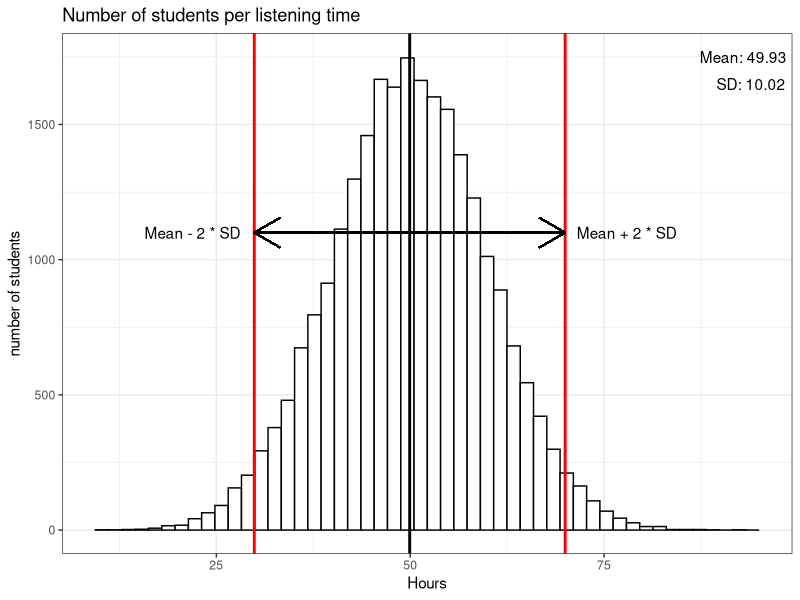
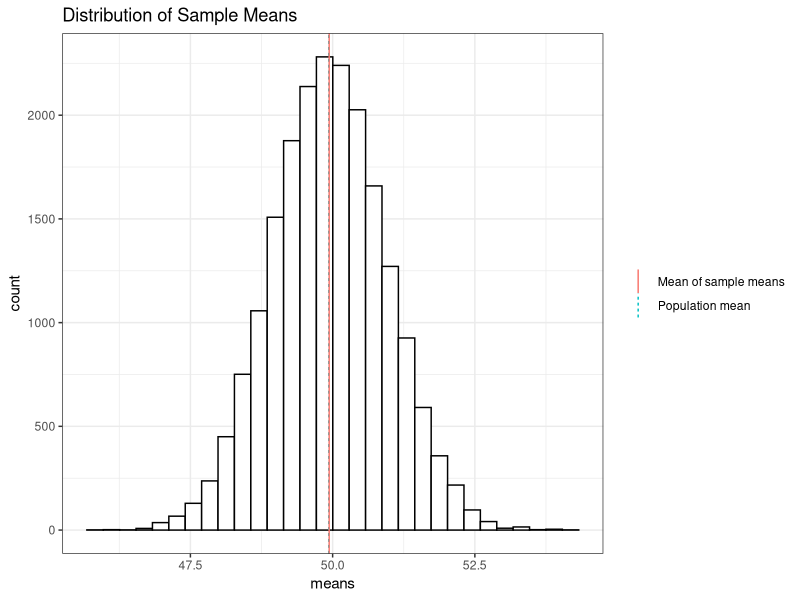
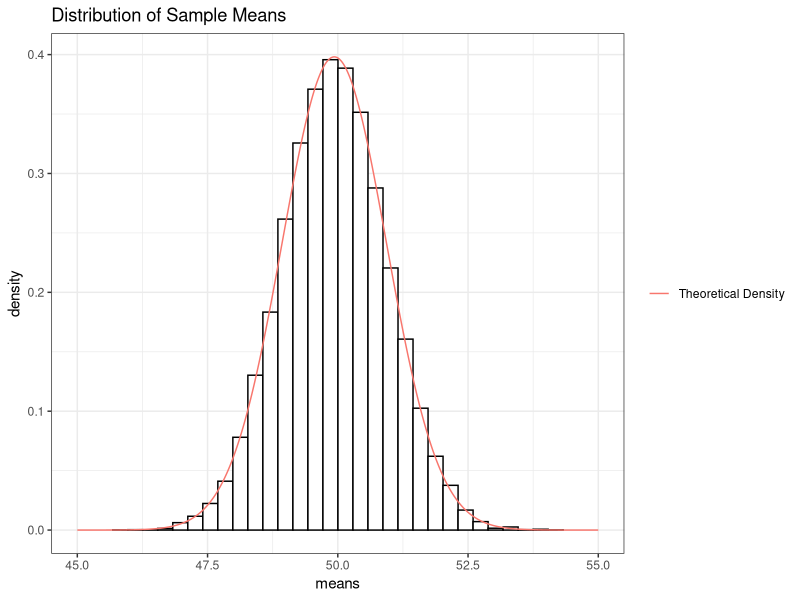
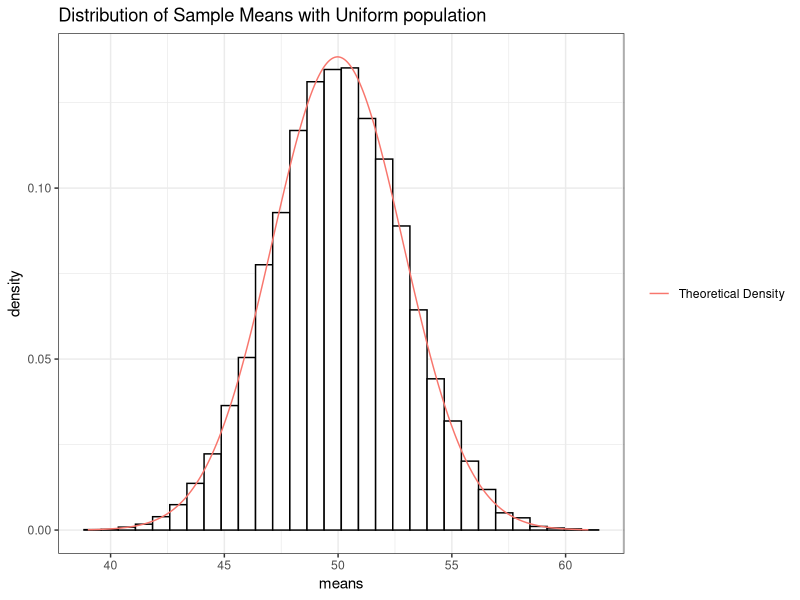
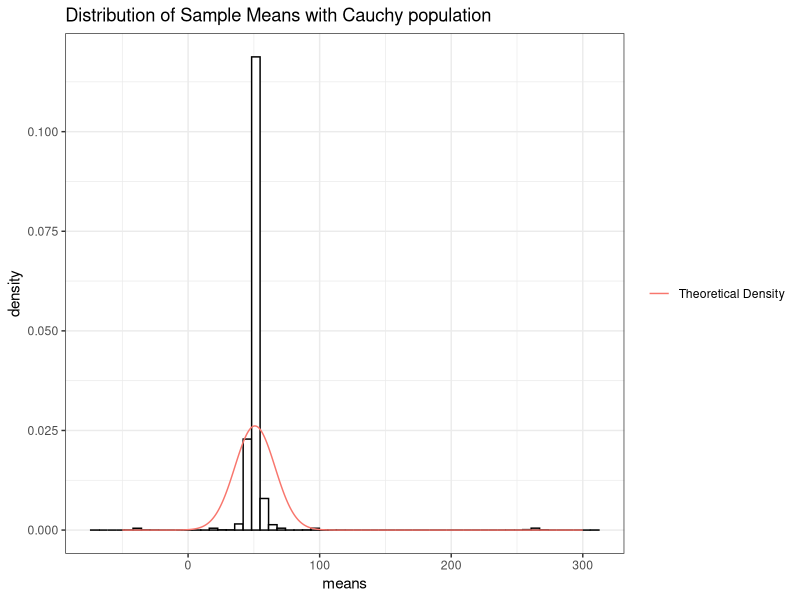
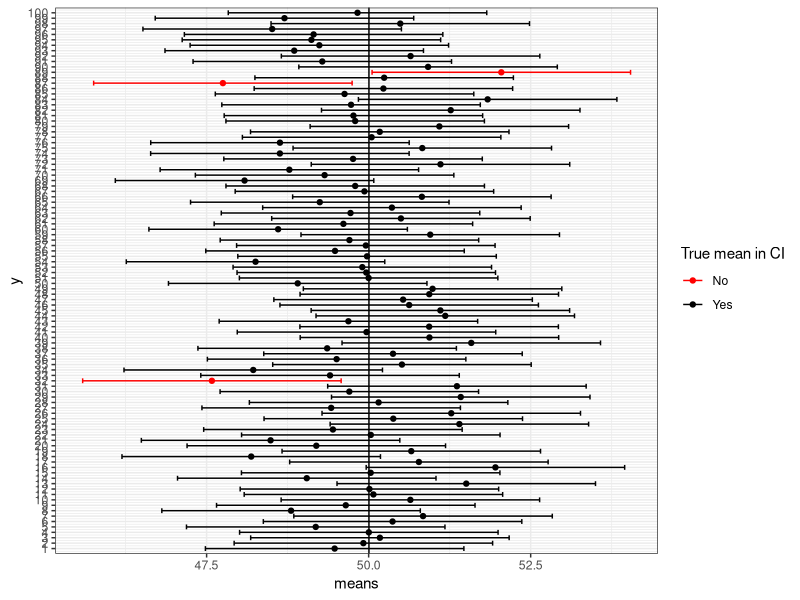
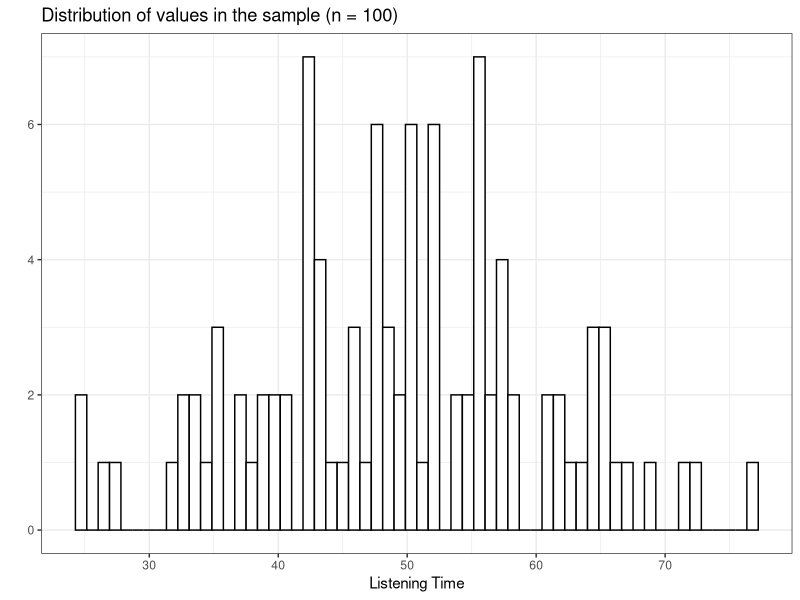
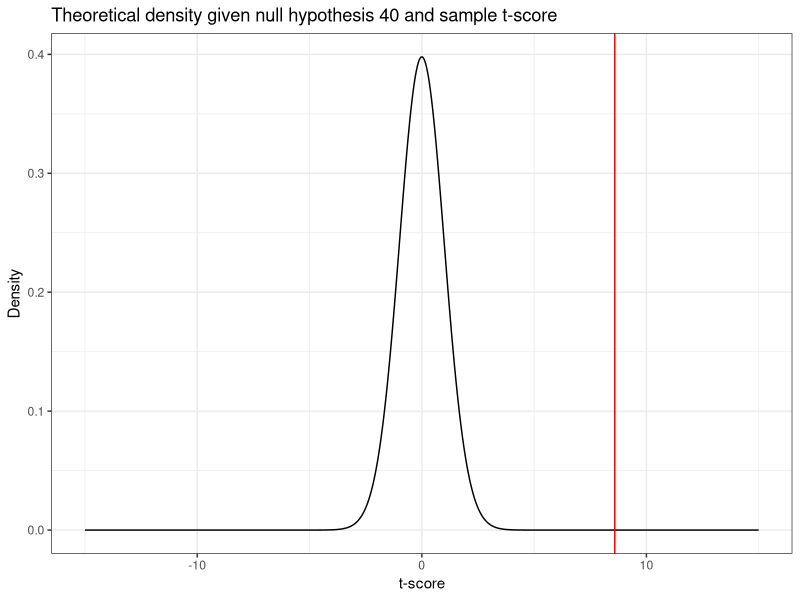

Recreate these plots in R, in order.
## ---- chunk 1
knitr::opts_chunk$set(echo = TRUE)
## ---- chunk 2
library(tidyverse)
set.seed(321)
hours <- rnorm(25000, 50, 10)

ggplot(data.frame(hours)) +
  geom_histogram(aes(hours), bins = 50, fill = 'white', color = 'black') +
  ggtitle("Number of students per listening time") +
  labs(y = 'number of students', x = 'Hours') +
  theme_bw() +
  geom_vline(xintercept = mean(hours), size = 1) +
  geom_vline(xintercept = mean(hours)+2*sd(hours), colour = "red", size = 1) +
  geom_vline(xintercept = mean(hours)-2*sd(hours), colour = "red", size = 1) +
  annotate("text", x = mean(hours) + 43, y = 1750, 
           label = paste("Mean:", round(mean(hours), 2))) +
  annotate("text", x = mean(hours) + 44, y = 1650,
           label = paste("SD:", round(sd(hours), 2))) +
  geom_segment(aes(x = mean(hours), y = 1100, yend = 1100, xend = (mean(hours) - 2*sd(hours))), lineend = "butt", linejoin = "round",
     size = 0.5, arrow = arrow(length = unit(0.3, "inches"))) +
  geom_segment(aes(x = mean(hours), y = 1100, yend = 1100, xend = (mean(hours) + 2*sd(hours))), lineend = "butt", linejoin = "round",
     size = 0.5, arrow = arrow(length = unit(0.3, "inches"))) +
  annotate("text", x = mean(hours) + 28, y = 1100, label = "Mean + 2 * SD" )+
  annotate("text", x = mean(hours) -28, y = 1100, label = "Mean - 2 * SD" )
## ---- chunk 3
student_sample <- sample(1:25000, size = 100, replace = FALSE)
(m1 <- mean(hours[student_sample]))
## ---- chunk 4
set.seed(12345)
samples <- 20000
means <- matrix(NA, nrow = samples)
for (i in 1:samples){
  student_sample <- sample(1:25000, size = 100, replace = FALSE)
  means[i,] <- mean(hours[student_sample])
}

meansdf <- data.frame('true' = mean(hours), 'sample' = mean(means))
meansdf <- gather(meansdf)
ggplot(data.frame(means)) +
  geom_histogram(aes(x = means), bins = 30, fill='white', color='black') +
  theme_bw() +
  geom_vline(data = meansdf, aes(xintercept = value, color = key, linetype = key)) +
  scale_color_discrete(labels = c("Mean of sample means", "Population mean")) +
  scale_linetype_discrete(labels = c("Mean of sample means", "Population mean")) +
  theme(legend.title = element_blank()) +
  ggtitle('Distribution of Sample Means')
## ---- chunk 5
head(means, 5)
min(means)
max(means)
## ---- chunk 6
ggplot(data.frame(means)) +
  geom_histogram(aes(x = means, y = ..density..), bins = 30, fill='white', color='black') +
  stat_function(xlim = c(45, 55), fun = dnorm, n = length(means), 
                args = list(mean = mean(hours), sd = sd(hours)/ sqrt(100)), 
                aes(color = 'Theoretical Density')) +
  theme_bw() +
  theme(legend.title = element_blank()) +
  ggtitle('Distribution of Sample Means') 
## ---- chunk 7
set.seed(321)
hours <- runif(25000, 0, 100)
samples <- 20000
means <- matrix(NA, nrow = samples)
for (i in 1:samples){
  student_sample <- sample(1:25000, size = 100, replace = FALSE)
  means[i,] <- mean(hours[student_sample])
}

ggplot(data.frame(means)) +
  geom_histogram(aes(x = means, y = ..density..), bins = 30, fill='white', color='black') +
  stat_function(xlim = c(39, 61), fun = dnorm, n = length(means), 
                args = list(mean = mean(hours), sd = sd(hours)/ sqrt(100)), 
                aes(color = 'Theoretical Density')) +
  theme_bw() +
  theme(legend.title = element_blank()) +
  ggtitle('Distribution of Sample Means with Uniform population') 
## ---- chunk 8
set.seed(321)
hours <- rcauchy(25000, 50, 1)
samples <- 20000
means <- matrix(NA, nrow = samples)
for (i in 1:samples){
  student_sample <- sample(1:25000, size = 100, replace = FALSE)
  means[i,] <- mean(hours[student_sample])
}

ggplot(data.frame(means)) +
  geom_histogram(aes(x = means, y = ..density..), bins = 60, fill='white', color='black') +
  stat_function(xlim = c(-50, 300), fun = dnorm, n = length(means), 
                args = list(mean = mean(hours), sd = sd(hours)/ sqrt(100)), 
                aes(color = 'Theoretical Density')) +
  theme_bw() +
  theme(legend.title = element_blank()) +
  ggtitle('Distribution of Sample Means with Cauchy population') 
## ---- chunk 9
set.seed(12345)
samples <- 100
hours <- rnorm(25000, 50, 10)
means <- matrix(NA, nrow = samples)
for (i in 1:samples){
  student_sample <- sample(1:25000, size = 100, replace = FALSE)
  means[i,] <- mean(hours[student_sample])
}

means_sd <- data.frame(means, lower =  means - 2 * (sd(hours)/sqrt(100)), upper = means + 2 * (sd(hours)/sqrt(100)), y = 1:100)
means_sd$diff <- factor(ifelse(means_sd$lower > mean(hours) | means_sd$upper < mean(hours), 'No', 'Yes'))

ggplot(means_sd, aes(y = y)) +
  scale_y_continuous(breaks = seq(1, 100, by = 1), expand = c(0.005,0.005)) +
  geom_point(aes(x = means, color = diff)) +
  geom_errorbarh(aes(xmin = lower, xmax = upper, color = diff)) +
  geom_vline(xintercept = mean(hours)) +
  scale_color_manual(values = c("red", "black")) +
  guides(color=guide_legend(title="True mean in CI")) +
  theme_bw()

## ---- chunk 10
set.seed(12345)
hours <- rnorm(25000, 50, 10)
student_sample <- sample(1:25000, size = 100, replace = FALSE)
student_sample <- hours[student_sample]

(samp_mean <- mean(student_sample))
(samp_sd <- sd(student_sample))

(SE <- samp_sd/sqrt(100))

ggplot(data.frame(student_sample)) + 
  geom_histogram(aes(x = student_sample), fill = 'white', color = 'black', bins = 60) +
  theme_bw() +
  ggtitle("Distribution of values in the sample (n = 100)") +
  labs(x = 'Listening Time', y = '')
## ---- chunk 11
H0 <- 40
(t_score <- (samp_mean - H0) / SE)
## ---- chunk 12
x <- seq(-15, 15, length.out = 1000)
dens <- dt(x, 99)
ggplot(data.frame(x, dens), aes(x, dens)) +
  geom_line() + 
  geom_vline(xintercept = t_score, color = 'red') +
  labs(y = 'Density', x = 't-score') +
  ggtitle("Theoretical density given null hypothesis 40 and sample t-score") +
  theme_bw() 
## ---- chunk 13
t.test(student_sample, mu = H0, alternative = 'two.sided')
## ---- chunk 14
t.test(student_sample, mu = H0, alternative = 'less')
## ---- chunk 15
H0 <- 50
t.test(student_sample, mu = H0, alternative = 'two.sided')
## ---- chunk 16
(t_score <- (samp_mean - H0) / SE)
t.test(student_sample, mu = H0, alternative = 'less')
pt(t_score, 99)
## ---- chunk 17
t.test(student_sample, mu = H0, alternative = 'greater')
1 - pt(t_score, 99)
## ---- chunk 18
t.test(student_sample, mu = H0, alternative = 'two.sided')
2 * (1 - pt(t_score, 99))
## ---- chunk 19
x <- seq(-15, 15, length.out = 1000)
dens <- dt(x, 99)
ggplot(data.frame(x, dens), aes(x, dens)) +
  geom_line() + 
  geom_vline(xintercept = t_score, color = 'red') +
  labs(y = 'Density', x = 't-score') +
  ggtitle("Theoretical density given null hypothesis 50 and sample t-score") +
  geom_vline(xintercept = -t_score, color = 'green') +
  theme_bw() 
## ---- chunk 20
H0 <- 52 
(t_score <- (samp_mean - H0) / SE)

t.test(student_sample, mu = H0, alternative = 'two.sided')
2 * pt(t_score, 99)
